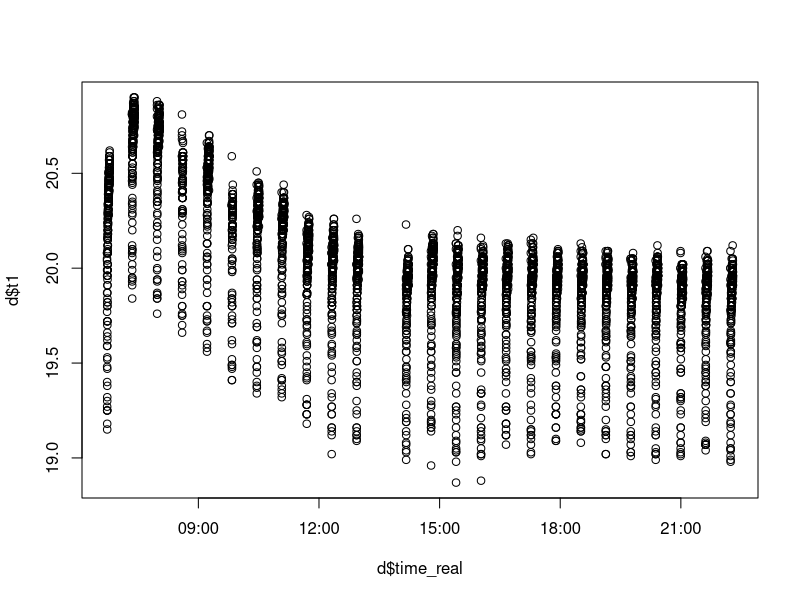
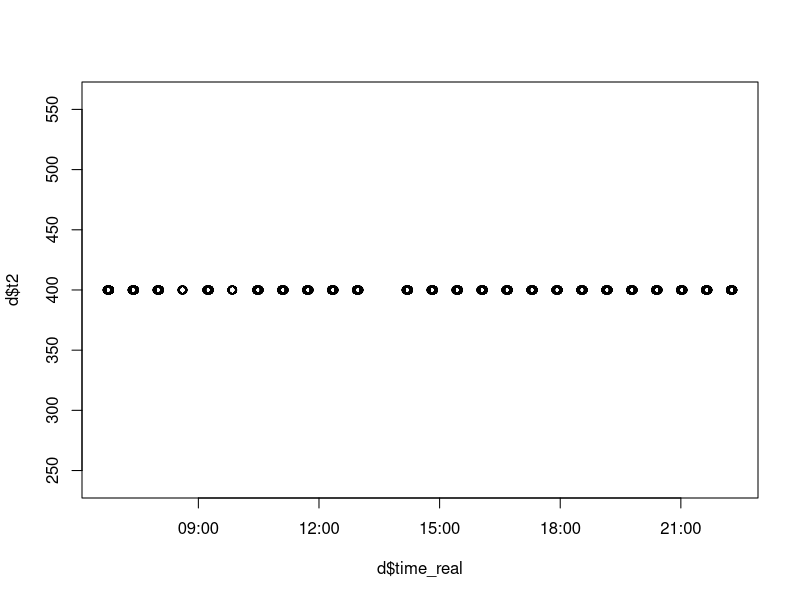
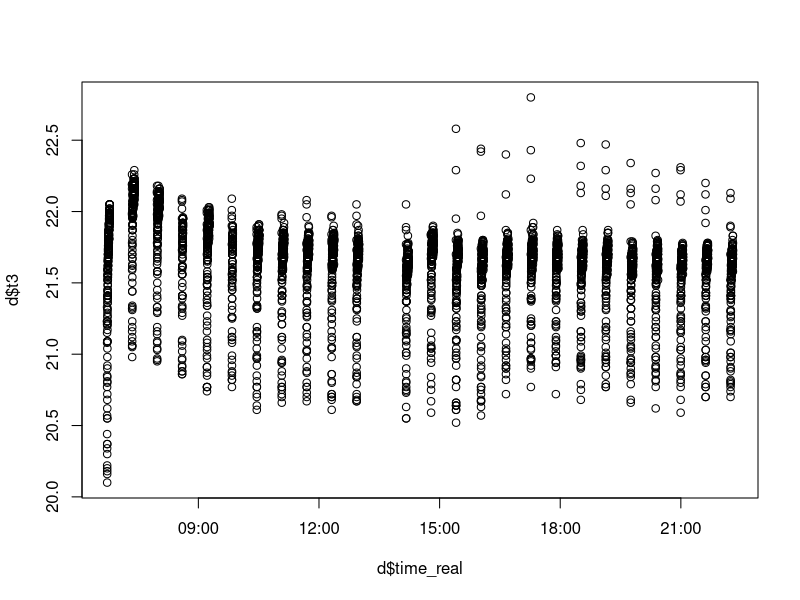
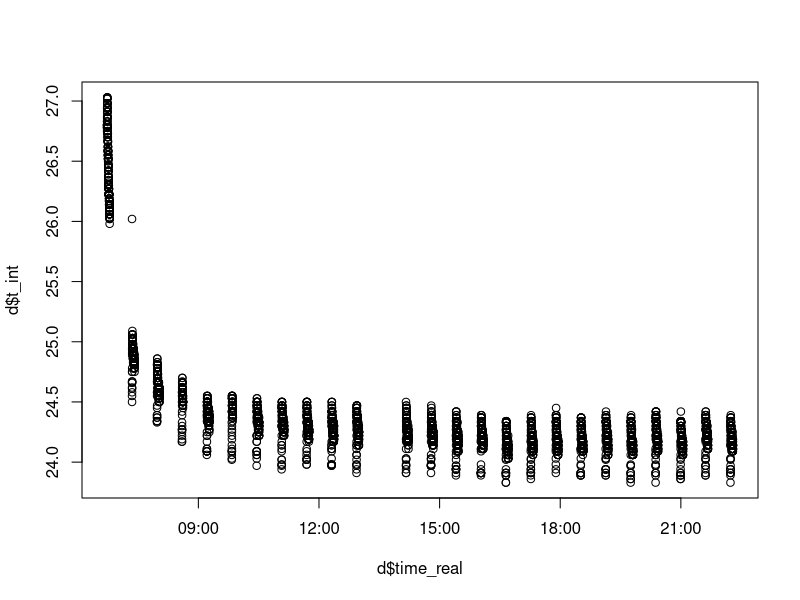
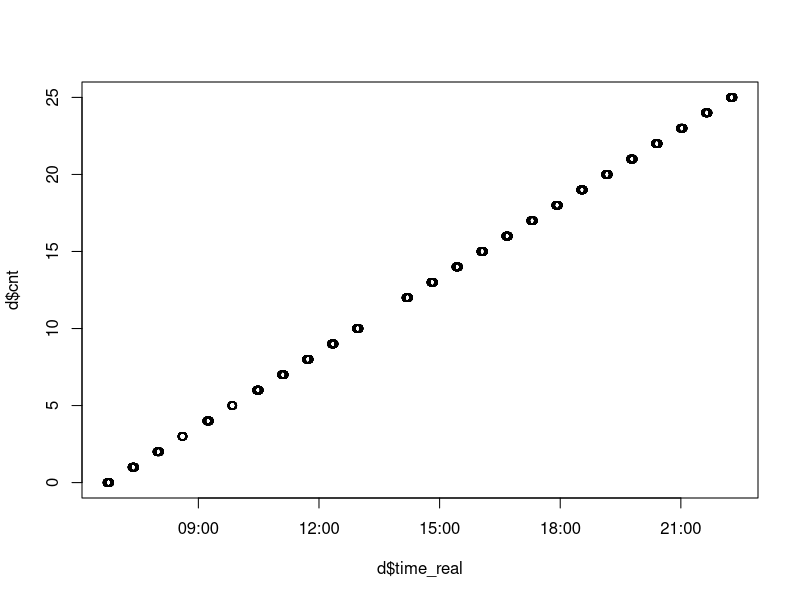
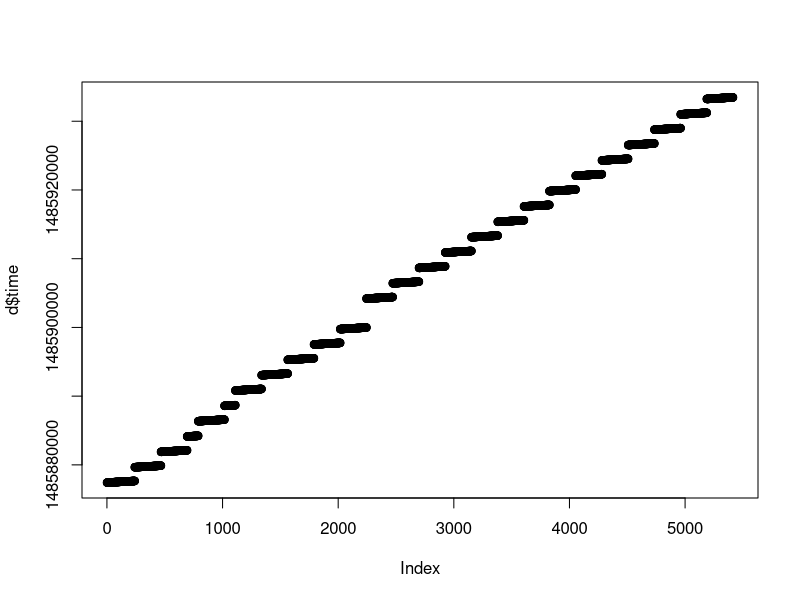
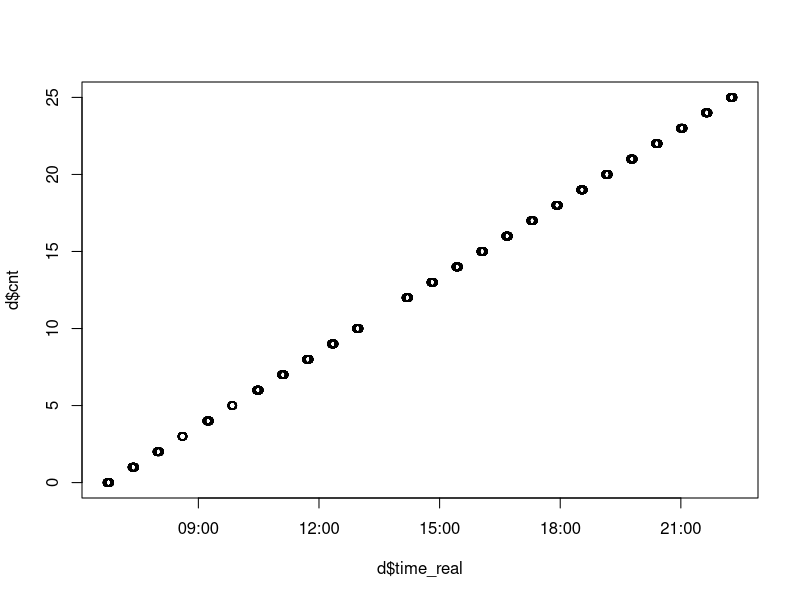
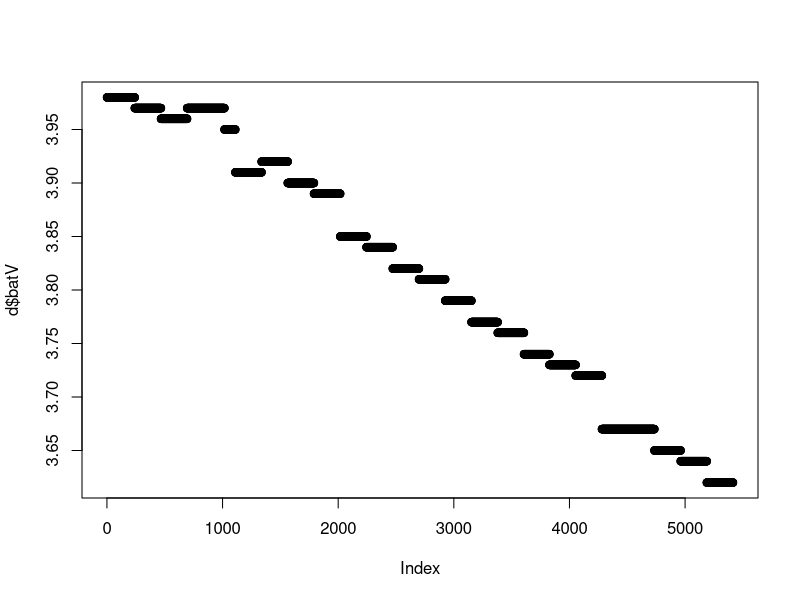

The R script that drew these images, in order:
setwd("~/Documents/Projects/UAF/sap-flux/data/2017-02-01/")
d = data.frame(read.csv("105_27.csv"))
names(d) <- c("id", "time", "t1", "t2", "t3", "t_int", "batV", "cnt")
d$time_real = as.POSIXct(d$time, origin="1970-01-01", "America/Anchorage") #Convert time to POSIX
plot(d$t1~d$time_real)
plot(d$t2~d$time_real)
plot(d$t3~d$time_real)
plot(d$t_int~d$time_real)

plot(d$cnt~d$time_real)

plot(d$time)
plot(d$cnt~d$time_real)
plot(d$batV)

dateTime1 <- strptime("9:00 2017/1/31", format="%H:%M %Y/%m/%d", tz="America/Anchorage")
dateTime2 <- strptime("9:30 2017/1/31", format="%H:%M %Y/%m/%d", tz="America/Anchorage")
sub <- d[d$time_real < dateTime2 & d$time_real > dateTime1, ]
plot(sub$t1~sub$time_real)
plot(sub$t2~sub$time_real)
plot(sub$t3~sub$time_real)
